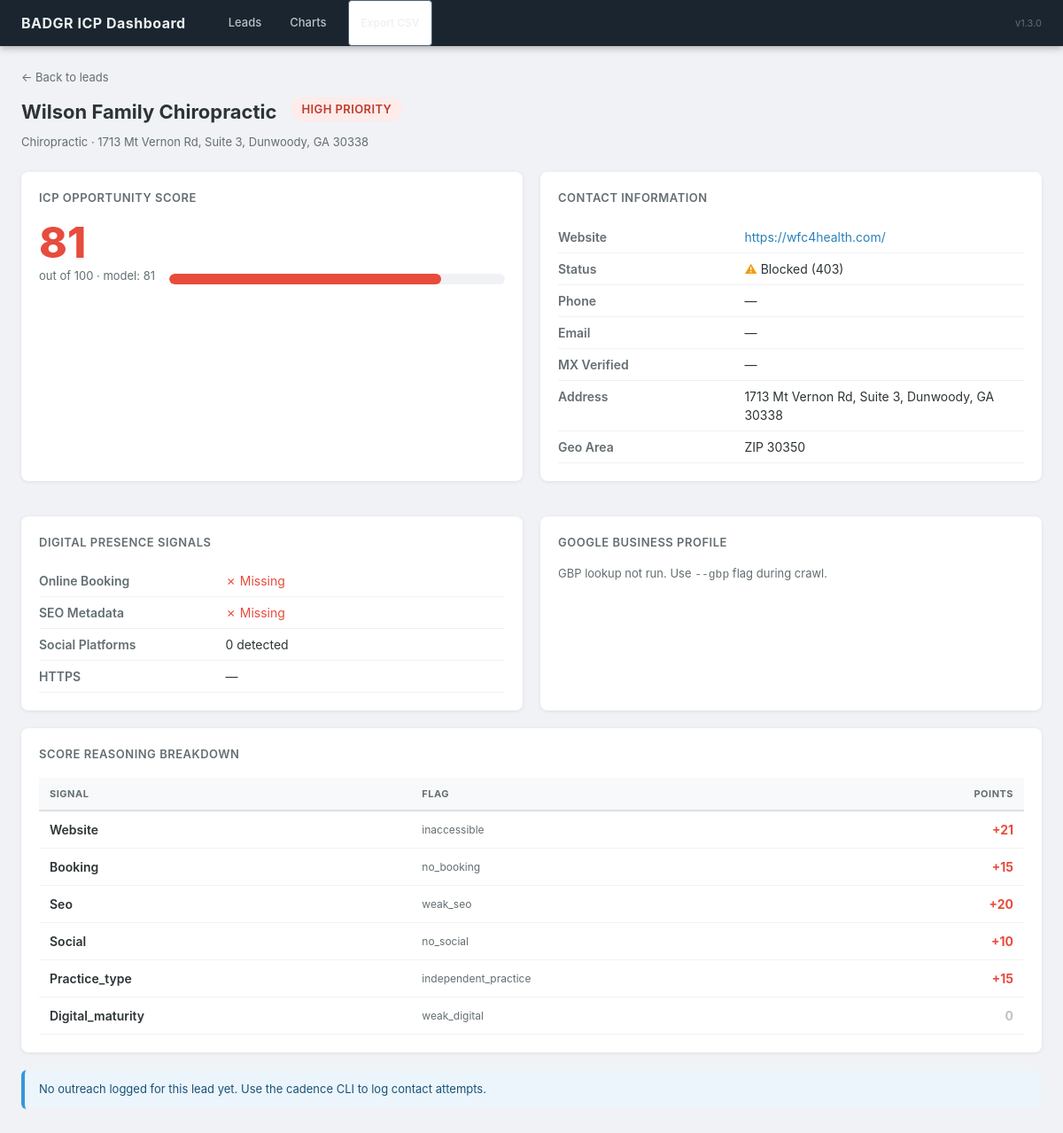
Page /lead/3 on the committed database.
### tables this page shows
CREATE TABLE leads (
    id INTEGER PRIMARY KEY AUTOINCREMENT,
    business_name TEXT NOT NULL,
    website TEXT,
    category TEXT,
    geo_area TEXT,
    address TEXT,
    phone TEXT,
    email TEXT,
    created_at TIMESTAMP DEFAULT CURRENT_TIMESTAMP
);

### scripts/serve_dashboard.py (the view)
@app.get("/lead/{lead_id}", response_class=HTMLResponse)
async def lead_detail(request: Request, lead_id: int):
    conn = get_conn()
    try:
        row = conn.execute("SELECT * FROM leads_full WHERE id=?", (lead_id,)).fetchone()
        if not row:
            raise HTTPException(status_code=404, detail="Lead not found")
        lead = _enrich_lead(dict(row))
        outreach = dbmod.get_outreach_history(conn, lead_id)
    finally:
        conn.close()
    reasoning = lead.get("reasoning_parsed", {})
    return templates.TemplateResponse("lead_detail.html", {
        "request": request,
        "lead": lead,
        "reasoning": reasoning,
        "outreach": outreach,
    })

### templates/lead_detail.html (shortened to what this page needs)
{% extends "base.html" %}
{% block content %}
<div class="page">
  <div style="margin-bottom:12px">
    <a href="/" style="color:#636e72;font-size:13px">&larr; Back to leads</a>
  </div>
  <div style="display:flex;align-items:flex-start;gap:16px;margin-bottom:4px;flex-wrap:wrap">
    <div class="page-title">{{ lead.business_name }}</div>
    {% if lead.risk_level == 'high' %}<span class="badge badge-high" style="font-size:13px;padding:4px 12px">High Priority</span>
    {% elif lead.risk_level == 'medium' %}<span class="badge badge-medium" style="font-size:13px;padding:4px 12px">Medium Priority</span>
    {% elif lead.risk_level == 'low' %}<span class="badge badge-low" style="font-size:13px;padding:4px 12px">Low Priority</span>{% endif %}
  </div>
  <div class="page-sub">{{ lead.category or '' }} &middot; {{ lead.address or '' }}</div>
  <div class="detail-grid">
    <div class="card">
      <div class="card-title">ICP Opportunity Score</div>
      <div style="display:flex;align-items:flex-end;gap:16px;margin-bottom:12px">
        <div>
          <div class="score-big" style="color:{% if (lead.final_score or 0) >= 70 %}#e74c3c{% elif (lead.final_score or 0) >= 40 %}#f39c12{% else %}#27ae60{% endif %}">
            {{ lead.final_score or lead.icp_score or '?' }}
          </div>
          <div class="score-context">out of 100 &middot; model: {{ lead.icp_score or '?' }}
          </div>
        </div>
        <div style="flex:1">
          <div style="background:#f0f2f5;border-radius:6px;height:12px;overflow:hidden">
            <div style="width:{{ [lead.final_score or 0, 100]|min }}%;height:12px;border-radius:6px;background:{% if (lead.final_score or 0) >= 70 %}#e74c3c{% elif (lead.final_score or 0) >= 40 %}#f39c12{% else %}#27ae60{% endif %}"></div>
          </div>
        </div>
      </div>
    </div>
    <div class="card">
      <div class="card-title">Contact Information</div>
      <table class="kv-table" style="width:100%">
        <tr><td>Website</td><td>
          {% if lead.website %}<a href="{{ lead.website }}" target="_blank">{{ lead.website }}</a>{% else %}—{% endif %}
        </td></tr>
        <tr><td>Status</td><td>
          {% set ws = lead.website_status or '' %}
          {% if ws == 'reachable' %}<span class="check">&#10003;</span> Reachable
          {% elif ws == 'dns_failed' %}<span class="cross">&#10007;</span> DNS Failed
          {% elif ws == 'blocked' %}<span class="warn">&#9888;</span> Blocked (403)
          {% elif ws == 'no_url' %}<span class="cross">&#10007;</span> No URL
          {% else %}<span class="warn">&#126;</span> {{ ws }}{% endif %}
        </td></tr>
        <tr><td>Phone</td><td>{{ lead.primary_phone or lead.phone or '—' }}</td></tr>
        <tr><td>Email</td><td>{{ lead.primary_email or lead.email or '—' }}</td></tr>
        <tr><td>MX Verified</td><td>{% if lead.mx_verified %}<span class="check">&#10003;</span> Yes{% else %}—{% endif %}</td></tr>
        <tr><td>Address</td><td>{{ lead.address or '—' }}</td></tr>
        <tr><td>Geo Area</td><td>{{ lead.geo_area or '—' }}</td></tr>
      </table>
    </div>
    <div class="card">
      <div class="card-title">Digital Presence Signals</div>
      <table class="kv-table" style="width:100%">
        <tr><td>Online Booking</td><td>{% if lead.booking_present %}<span class="check">&#10003; Present</span>{% else %}<span class="cross">&#10007; Missing</span>{% endif %}</td></tr>
        <tr><td>SEO Metadata</td><td>{% if lead.has_seo %}<span class="check">&#10003; Present</span>{% else %}<span class="cross">&#10007; Missing</span>{% endif %}</td></tr>
        <tr><td>Social Platforms</td><td>{{ lead.social_count or 0 }} detected</td></tr>
        <tr><td>HTTPS</td><td>{% if lead.is_https %}<span class="check">&#10003;</span>{% else %}—{% endif %}</td></tr>
      </table>
    </div>
    <div class="card">
      <div class="card-title">Google Business Profile</div>
      {% if lead.gbp_rating or lead.gbp_review_count is not none %}
      <table class="kv-table" style="width:100%">
        {% if lead.gbp_rating %}<tr><td>Star Rating</td><td><strong>{{ "%.1f"|format(lead.gbp_rating) }}</strong> &#9733;</td></tr>{% endif %}
        {% if lead.gbp_review_count is not none %}<tr><td>Review Count</td><td>{{ lead.gbp_review_count }}</td></tr>{% endif %}
        <tr><td>Verified</td><td>{% if lead.gbp_verified %}<span class="check">&#10003;</span>{% else %}—{% endif %}</td></tr>
        <tr><td>Unclaimed</td><td>{% if lead.gbp_unclaimed %}<span class="cross">&#10007; Appears unclaimed</span>{% else %}—{% endif %}</td></tr>
      </table>
      {% else %}
      <div style="color:#636e72;font-size:13px">GBP lookup not run. Use <code>--gbp</code> flag during crawl.</div>
      {% endif %}
    </div>
  </div>
  {% if reasoning %}
  <div class="card">
    <div class="card-title">Score Reasoning Breakdown</div>
    <div class="tbl-wrap">
      <table style="width:100%">
        <thead><tr>
          <th>Signal</th><th>Flag</th><th style="text-align:right">Points</th>
        </tr></thead>
        <tbody>
        {% for key, val in reasoning.items() %}
        <tr>
          <td style="font-weight:600;text-transform:capitalize">{{ key }}</td>
          <td style="font-size:12px;color:#636e72">{{ val.flag or '—' }}
          </td>
          <td class="reasoning-pts {% if (val.points or 0) > 0 %}pos{% elif (val.points or 0) < 0 %}neg{% else %}zero{% endif %}">
            {% if (val.points or 0) > 0 %}+{% endif %}{{ val.points or 0 }}
          </td>
        </tr>
        {% endfor %}
        </tbody>
      </table>
    </div>
  </div>
  {% endif %}
  {% if outreach %}
  <div class="card">
    <div class="card-title">Outreach History ({{ outreach|length }} contact{{ 's' if outreach|length != 1 }})</div>
    {% for entry in outreach %}
    <div class="history-item">
      <div style="display:flex;align-items:center;gap:10px;flex-wrap:wrap">
        <strong>{{ entry.channel or 'other' }}</strong>
        <span class="resp-tag resp-{{ (entry.response or 'no_response')|replace(' ','_') }}">{{ entry.response or 'no_response' }}</span>
        <span class="history-meta">{{ (entry.contacted_at or '')[:10] }}</span>
        {% if entry.contact_person %}<span class="history-meta">&middot; {{ entry.contact_person }}</span>{% endif %}
        {% if entry.follow_up_date %}<span class="history-meta">&middot; follow-up: {{ entry.follow_up_date }}</span>{% endif %}
      </div>
      {% if entry.notes %}<div class="history-meta" style="margin-top:4px">{{ entry.notes }}</div>{% endif %}
    </div>
    {% endfor %}
  </div>
  {% else %}
  <div class="alert alert-info">No outreach logged for this lead yet. Use the cadence CLI to log contact attempts.</div>
  {% endif %}
</div>
{% endblock %}

### templates/base.html (style rules this page uses)
*, *::before, *::after { box-sizing: border-box; margin: 0; padding: 0; }
body { font-family: -apple-system, BlinkMacSystemFont, "Segoe UI", Roboto, sans-serif; background: #f0f2f5; color: #2d3436; font-size: 14px; line-height: 1.5; }
a { color: #2980b9; text-decoration: none; }
.page { max-width: 1400px; margin: 0 auto; padding: 24px 24px 48px; }
.page-title { font-size: 22px; font-weight: 700; margin-bottom: 4px; }
.page-sub { color: #636e72; margin-bottom: 24px; font-size: 13px; }
.card { background: #fff; border-radius: 8px; box-shadow: 0 1px 4px rgba(0,0,0,.08); padding: 20px; margin-bottom: 20px; }
.card-title { font-size: 13px; font-weight: 600; text-transform: uppercase; letter-spacing: .5px; color: #636e72; margin-bottom: 16px; }
.badge { display: inline-block; padding: 2px 8px; border-radius: 12px; font-size: 11px; font-weight: 600; text-transform: uppercase; letter-spacing: .4px; }
.badge-high { background: #fdecea; color: #c0392b; }
.tbl-wrap { overflow-x: auto; }
table { width: 100%; border-collapse: collapse; }
th { text-align: left; padding: 10px 12px; border-bottom: 2px solid #e0e0e0; font-size: 11px; text-transform: uppercase; letter-spacing: .5px; color: #636e72; white-space: nowrap; background: #f8f9fa; }
td { padding: 10px 12px; border-bottom: 1px solid #f0f2f5; vertical-align: middle; }
.cross { color: #e74c3c; }
.warn { color: #f39c12; }
.detail-grid { display: grid; grid-template-columns: 1fr 1fr; gap: 20px; }
.kv-table td:first-child { font-weight: 600; width: 40%; color: #636e72; padding-right: 12px; }
.kv-table td { padding: 7px 0; border-bottom: 1px solid #f0f2f5; vertical-align: top; }
.score-big { font-size: 48px; font-weight: 800; line-height: 1; }
.score-context { font-size: 13px; color: #636e72; margin-top: 4px; }
.reasoning-pts { font-weight: 700; text-align: right; }
.reasoning-pts.pos { color: #e74c3c; }
.reasoning-pts.zero { color: #bdc3c7; }
.alert { padding: 12px 16px; border-radius: 6px; margin-bottom: 16px; font-size: 13px; }
.alert-info { background: #ebf5fb; border-left: 4px solid #3498db; color: #1a5276; }

### rows in the picture
leads: business_name "Wilson Family Chiropractic", category "Chiropractic", address "1713 Mt Vernon Rd, Suite 3, Dunwoody, GA 30338", website "https://wfc4health.com/", geo_area "ZIP 30350"

### other values in the picture
{{ lead.final_score or lead.icp_score or '?' }} "81"
{{ lead.icp_score or '?' }} "81"
{{ lead.primary_phone or lead.phone or '—' }} "—"
{{ lead.primary_email or lead.email or '—' }} "—"
{{ lead.social_count or 0 }} "0"
{{ key }} "Website" "Booking" "Seo" "Social" "Practice_type" "Digital_maturity"
{{ val.flag or '—' }} "inaccessible" "no_booking" "weak_seo" "no_social" "independent_practice" "weak_digital"
{{ val.points or 0 }} "21" "15" "20" "10" "15" "0"
